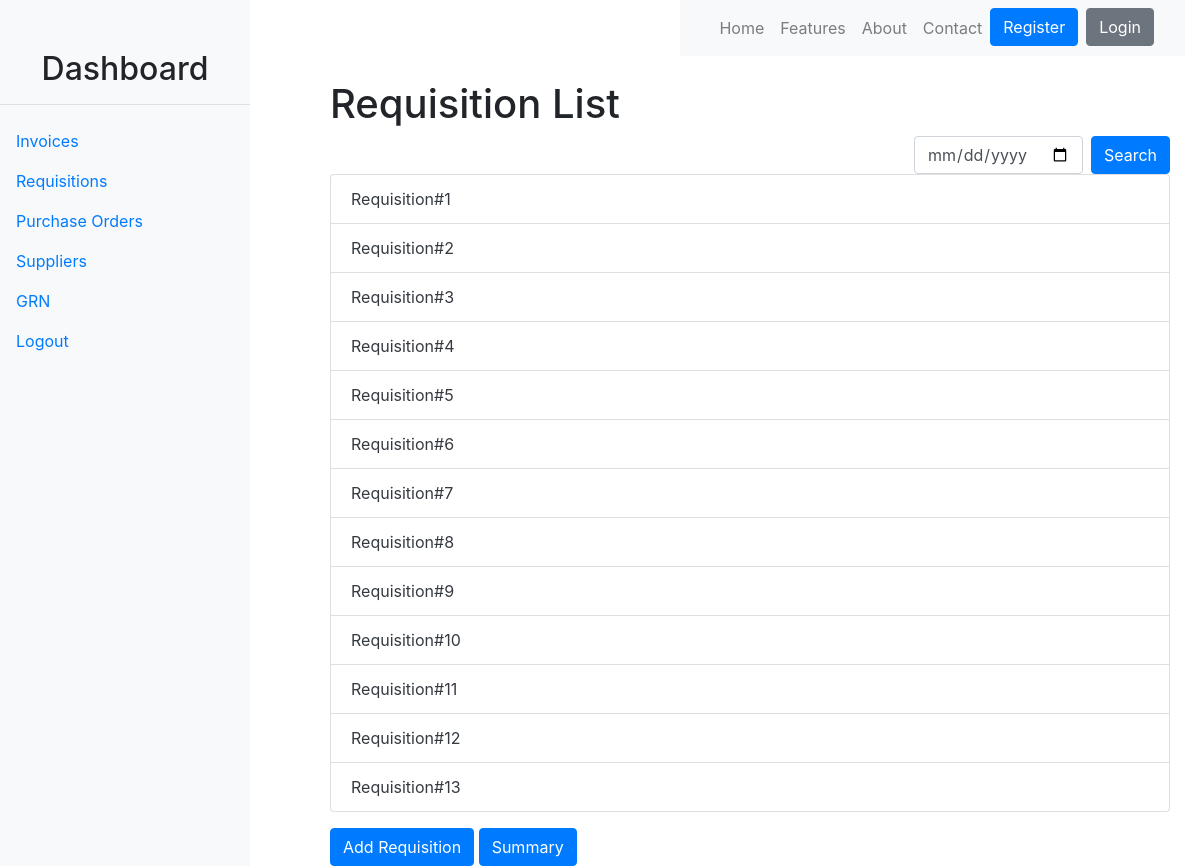
The app's page /requisitions/ with its own data.
### p2p_app/models.py (models this page shows, shortened)
class Requisition(models.Model):
    preferred_supplier = models.ForeignKey(Supplier, on_delete=models.CASCADE, default=1)
    department = models.CharField(max_length=100, null=True)
    urgency = models.CharField(max_length=20, choices=[('Low', 'Low'), ('Medium', 'Medium'), ('High', 'High')], null=True)
    description = models.TextField()
    status = models.CharField(max_length=20, choices=[('Pending', 'Pending'), ('Approved', 'Approved'), ('Rejected', 'Rejected')])
    created_at = models.DateTimeField(auto_now_add=True)
    issued_date = models.DateField(auto_now=True)
    updated_at = models.DateTimeField(auto_now=True)
    shipping_address = models.CharField(max_length=255, default='')
    payment_method = models.CharField(max_length=50, default='e.g.Cash')
    billing_address = models.TextField(default='')

### p2p_app/views.py (the view)
# urls.py: path('requisitions/', views.requisition_list, name='requisition_list'),
def requisition_list(request):
    search_date = request.GET.get('search_date')
    if search_date:
        requisitions = Requisition.objects.filter(issued_date=search_date)
    else:
        requisitions = Requisition.objects.all()
    return render(request, 'requisition/requisition_list.html', {'requisitions': requisitions})

### p2p_app/templates/requisition/requisition_list.html (shortened to what this page needs)
{% extends 'layout.html' %}
{% block content %}
    <div class="nav-1">{% include 'navbar.html' %}</div>
    <div class="container mt-4">
        <h1>Requisition List</h1>
        <form method="get" action="{% url 'requisition_list' %}" class="form-inline justify-content-end">
            <div class="form-group">
                <input type="date" name="search_date" class="form-control mr-2">
                <button type="submit" class="btn btn-primary">Search</button>
            </div>
        </form>
        <ul class="list-group">
            {% for requisition in requisitions %}
                <li class="list-group-item">
                    <a href="{% url 'requisition_detail' requisition.pk %}" class="text-dark">Requisition#{{ requisition.id }}</a>
                </li>
            {% endfor %}
        </ul>
        <a href="{% url 'add_requisition' %}" class="btn btn-primary mt-3">Add Requisition</a>
        <a href="{% url 'requisition_summary' %}" class="btn btn-primary mt-3">Summary</a>
    </div>
{% endblock %}

### p2p_app/static/css/nav.css (style rules this page uses)
.nav-1 { display: flex; justify-content: flex-end; }

### records on screen
Requisition: id "1"
Requisition: id "2"
Requisition: id "3"
Requisition: id "4"
Requisition: id "5"
Requisition: id "6"
Requisition: id "7"
Requisition: id "8"
Requisition: id "9"
Requisition: id "10"
Requisition: id "11"
Requisition: id "12"
Requisition: id "13"
